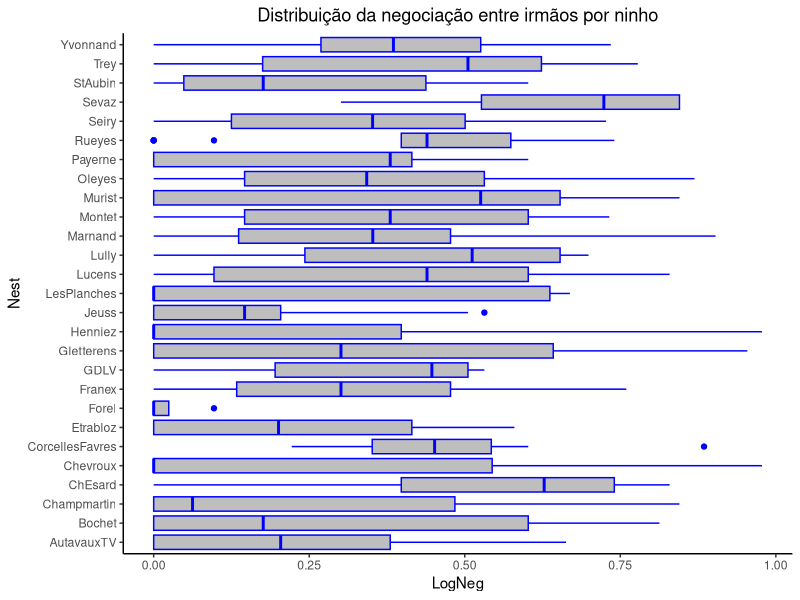
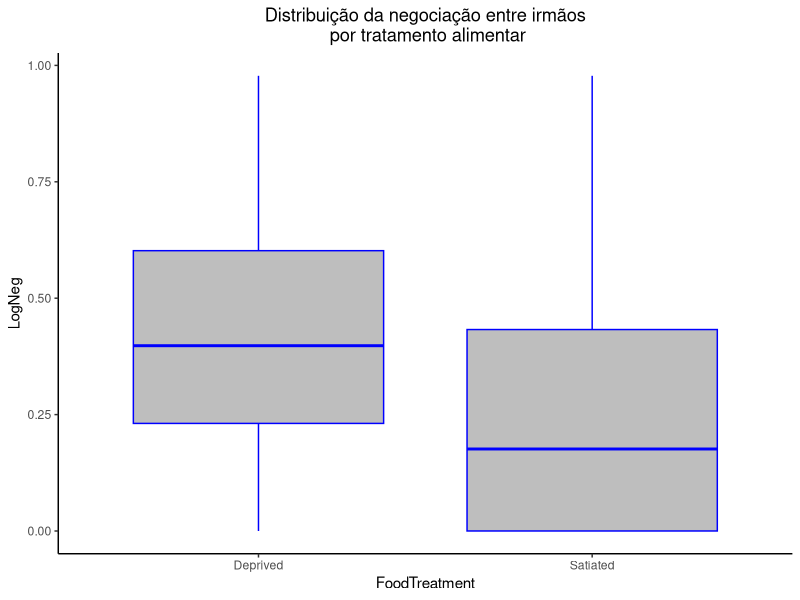
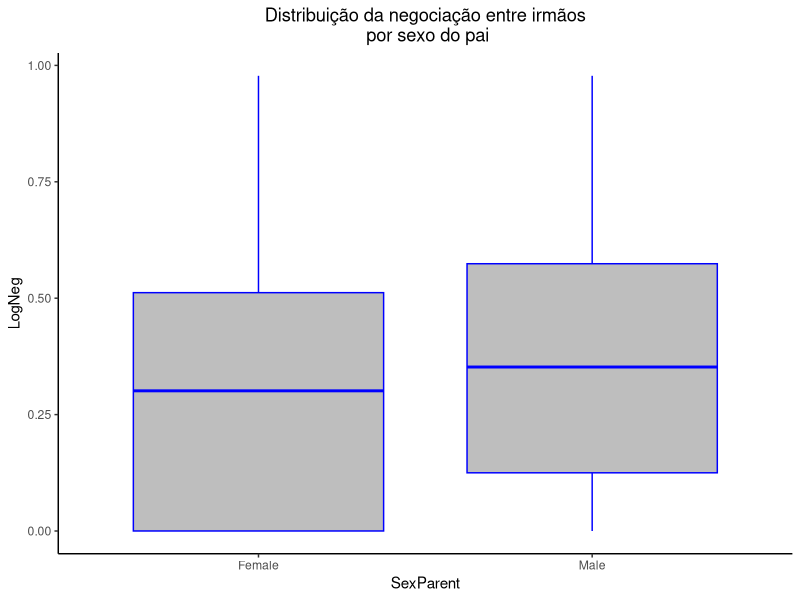
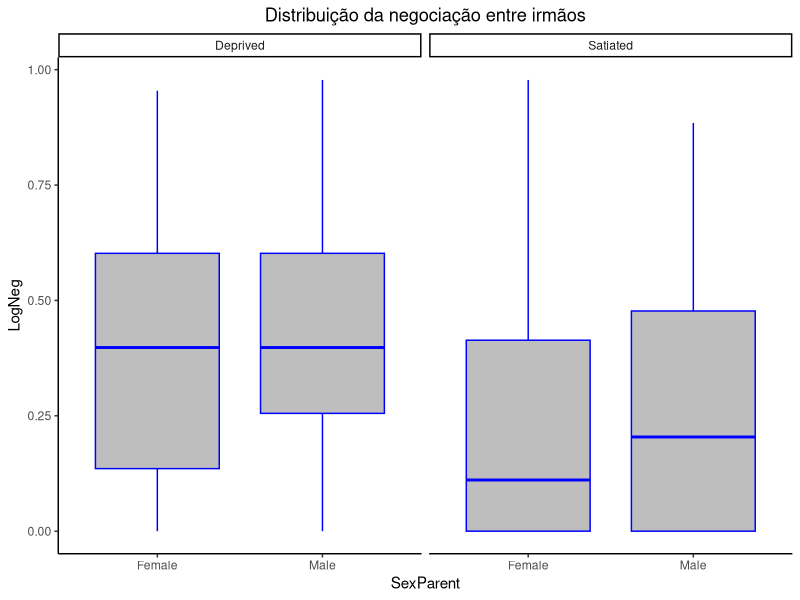
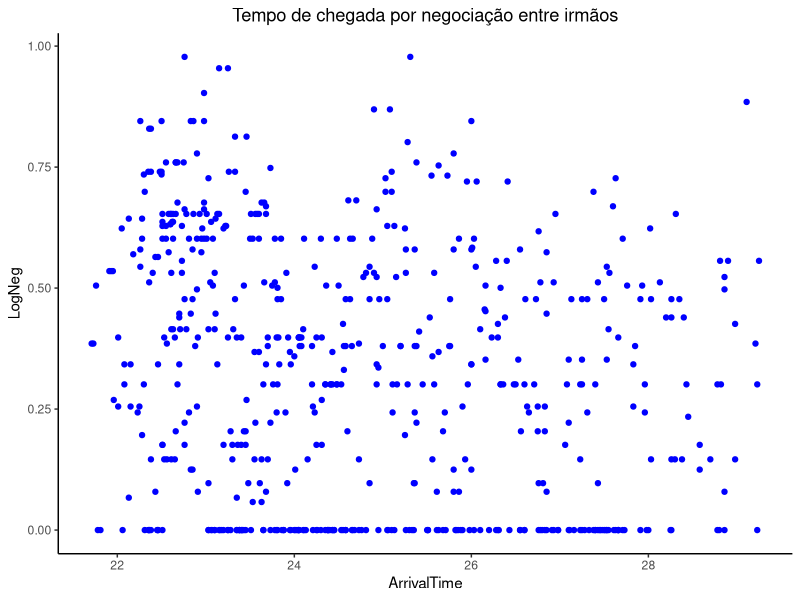
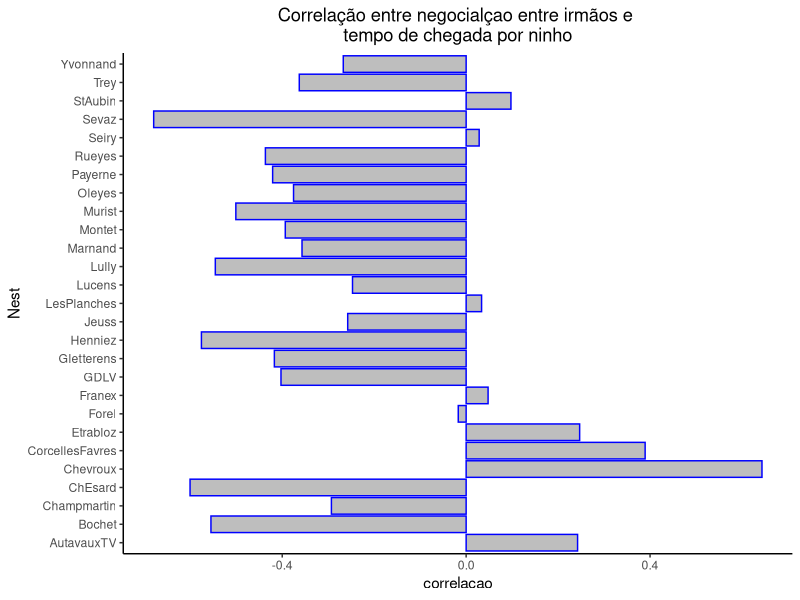
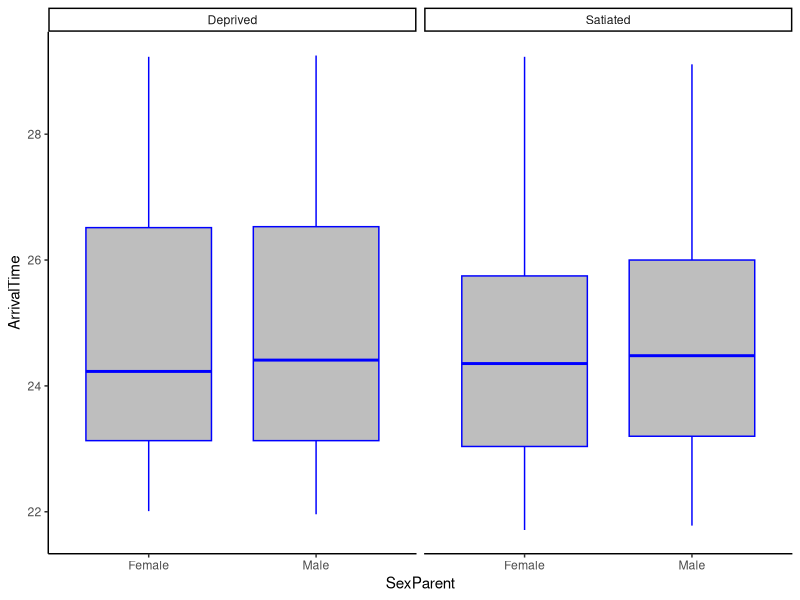

These charts were generated, in order, by the following R code: (Note: this script raises an error after producing the figures.)
## ---- chunk 1

## importando os pacotes
library(glmmTMB)
library(tidyverse)
library(knitr)
library(ggplot2)
library(nlme)

## importando os dados
data(Owls, package = "glmmTMB")

## ---- chunk 2

Owls$LogNeg <- log10(Owls$NegPerChick+1)

## ---- chunk 3

Owls %>% group_by(Nest) %>%
  summarise(contagem = n()) %>%
  arrange(contagem) %>%
  kable(row.names = F, align = "c")

## ---- chunk 4

ggplot(Owls) +
  geom_boxplot(aes(x = Nest, y = LogNeg), color = 'blue', fill = 'gray') +
  coord_flip() + theme_classic() + 
  ggtitle('Distribuição da negociação entre irmãos por ninho') +
  theme(plot.title = element_text(hjust = 0.5))

## ---- chunk 5

ggplot(Owls) +
  geom_boxplot(aes(x = FoodTreatment, y = LogNeg), fill = 'gray', color = 'blue') +
  theme_classic() +
  ggtitle('Distribuição da negociação entre irmãos\n por tratamento alimentar') +
  theme(plot.title = element_text(hjust = 0.5))


## ---- chunk 6

ggplot(Owls) +
  geom_boxplot(aes(x = SexParent, y = LogNeg), fill = 'gray', color = 'blue') +
  theme_classic() +
  ggtitle('Distribuição da negociação entre irmãos\n por sexo do pai') +
  theme(plot.title = element_text(hjust = 0.5))


## ---- chunk 7

ggplot(Owls) +
  geom_boxplot(aes(x = SexParent, y = LogNeg), fill = 'gray', color = 'blue') +
  theme_classic() + facet_grid(~FoodTreatment) +
  ggtitle('Distribuição da negociação entre irmãos') +
  theme(plot.title = element_text(hjust = 0.5))

## ---- chunk 8

ggplot(Owls) +
  geom_point(aes(x = ArrivalTime, y = LogNeg), color = 'blue') +
  theme_classic() + ggtitle('Tempo de chegada por negociação entre irmãos') +
  theme(plot.title = element_text(hjust  = 0.5))

## ---- chunk 9

Owls %>%
  group_by(Nest) %>%
  summarise(correlacao = cor(ArrivalTime, LogNeg)) %>%
  ggplot() +
  geom_col(aes(x = Nest, y = correlacao), fill = 'gray', color = 'blue') +
  theme_classic() +
  coord_flip() + ggtitle('Correlação entre negocialçao entre irmãos e \ntempo de chegada por ninho') + theme(plot.title = element_text(hjust = 0.5))

## ---- chunk 10

ggplot(Owls) + 
  geom_boxplot(aes(x = SexParent, y = ArrivalTime), fill = 'gray', color = 'blue') +
  facet_grid(~FoodTreatment) + theme_classic()

## ---- chunk 11

negociacao <- lme(LogNeg~SexParent+FoodTreatment+ArrivalTime, random= ~1| Nest, data = Owls)
negociacao

## ---- chunk 12

com_SexParent <- lme(LogNeg~SexParent+FoodTreatment+ArrivalTime, random= ~1| Nest, method = "ML", data = Owls)

sem_SexParent <- lme(LogNeg~FoodTreatment+ArrivalTime, random= ~1| Nest, method = "ML", data = Owls)

anova(sem_SexParent, com_SexParent)

## ---- chunk 13

sem_SexParent <- lme(LogNeg~FoodTreatment+ArrivalTime, random= ~1| Nest, data = Owls)
sem_SexParent

## ---- chunk 14

Owls_Forel <- Owls %>% filter(Nest == 'Forel')

## ---- chunk 15

knit()

## ---- chunk 16

Form <- 'LogNeg~FoodTreatment+ArrivalTime'

rs1 <- reStruct(LogNeg~FoodTreatment+ArrivalTime, data = Owls)
model.matrix(rs1, Owls)
